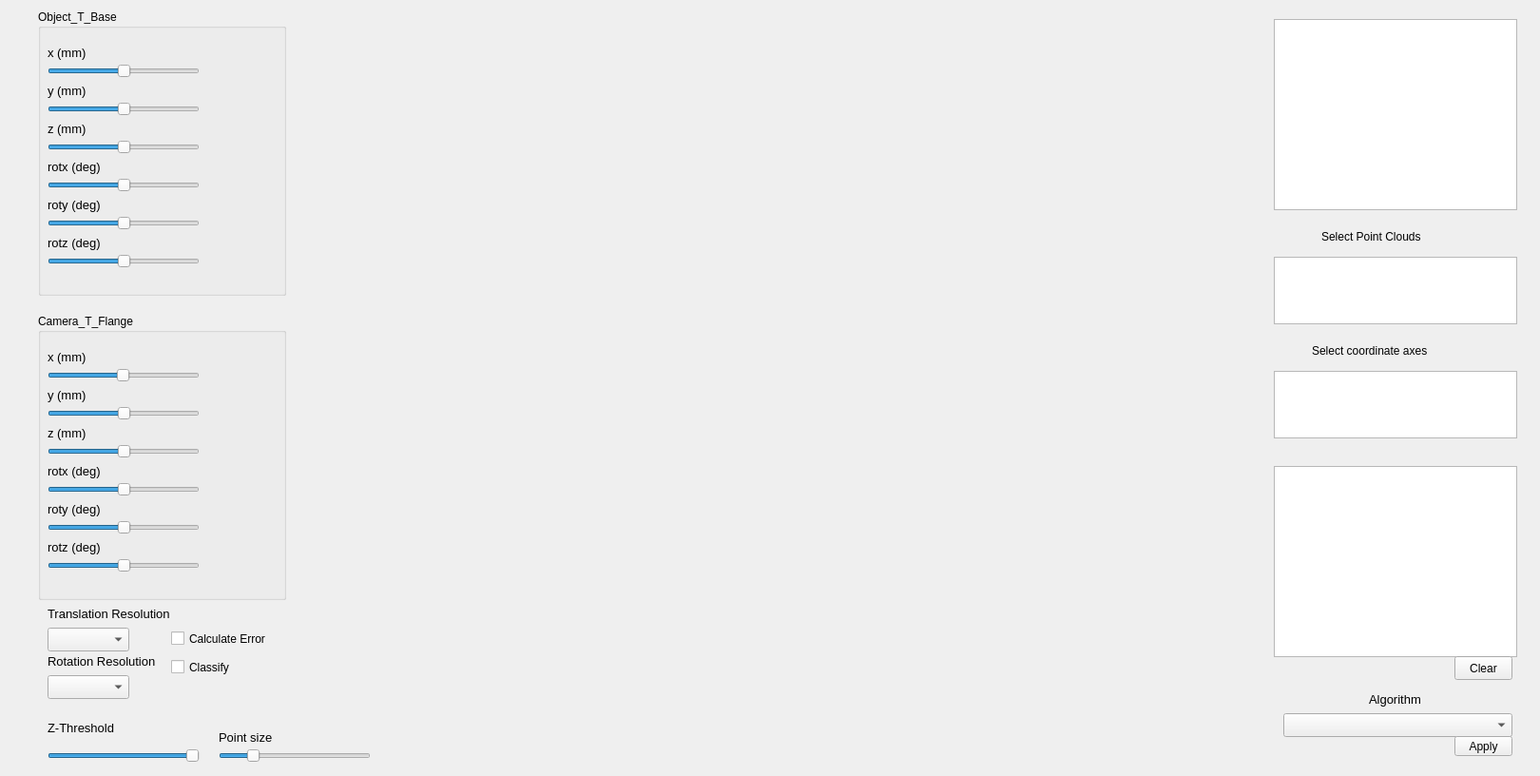
<?xml version="1.0" encoding="UTF-8"?>
<ui version="4.0">
 <class>PCLViewer</class>
 <widget class="QMainWindow" name="PCLViewer">
  <property name="geometry">
   <rect>
    <x>0</x>
    <y>0</y>
    <width>1620</width>
    <height>816</height>
   </rect>
  </property>
  <property name="minimumSize">
   <size>
    <width>0</width>
    <height>0</height>
   </size>
  </property>
  <property name="maximumSize">
   <size>
    <width>5000</width>
    <height>5000</height>
   </size>
  </property>
  <property name="windowTitle">
   <string>PCLViewer</string>
  </property>
  <widget class="QWidget" name="centralwidget">
   <widget class="QVTKWidget" name="qvtkWidget" native="true">
    <property name="geometry">
     <rect>
      <x>320</x>
      <y>40</y>
      <width>1001</width>
      <height>691</height>
     </rect>
    </property>
    <property name="font">
     <font>
      <pointsize>11</pointsize>
     </font>
    </property>
   </widget>
   <widget class="QSlider" name="horizontalSlider_p">
    <property name="geometry">
     <rect>
      <x>230</x>
      <y>780</y>
      <width>160</width>
      <height>29</height>
     </rect>
    </property>
    <property name="minimum">
     <number>1</number>
    </property>
    <property name="maximum">
     <number>6</number>
    </property>
    <property name="value">
     <number>2</number>
    </property>
    <property name="orientation">
     <enum>Qt::Horizontal</enum>
    </property>
   </widget>
   <widget class="QLabel" name="label_4">
    <property name="geometry">
     <rect>
      <x>230</x>
      <y>760</y>
      <width>141</width>
      <height>31</height>
     </rect>
    </property>
    <property name="font">
     <font>
      <pointsize>10</pointsize>
      <weight>50</weight>
      <italic>false</italic>
      <bold>false</bold>
     </font>
    </property>
    <property name="text">
     <string>Point size</string>
    </property>
   </widget>
   <widget class="QGroupBox" name="groupBox">
    <property name="geometry">
     <rect>
      <x>40</x>
      <y>10</y>
      <width>261</width>
      <height>301</height>
     </rect>
    </property>
    <property name="title">
     <string>Object_T_Base</string>
    </property>
    <widget class="QLabel" name="label">
     <property name="geometry">
      <rect>
       <x>10</x>
       <y>30</y>
       <width>191</width>
       <height>31</height>
      </rect>
     </property>
     <property name="font">
      <font>
       <pointsize>10</pointsize>
       <weight>50</weight>
       <italic>false</italic>
       <bold>false</bold>
      </font>
     </property>
     <property name="text">
      <string>x (mm)</string>
     </property>
    </widget>
    <widget class="QSlider" name="horizontalSlider_X_Object">
     <property name="geometry">
      <rect>
       <x>10</x>
       <y>50</y>
       <width>160</width>
       <height>29</height>
      </rect>
     </property>
     <property name="minimum">
      <number>-50</number>
     </property>
     <property name="maximum">
      <number>50</number>
     </property>
     <property name="value">
      <number>0</number>
     </property>
     <property name="sliderPosition">
      <number>0</number>
     </property>
     <property name="orientation">
      <enum>Qt::Horizontal</enum>
     </property>
     <property name="tickPosition">
      <enum>QSlider::NoTicks</enum>
     </property>
     <property name="tickInterval">
      <number>0</number>
     </property>
    </widget>
    <widget class="QLabel" name="label_2">
     <property name="geometry">
      <rect>
       <x>10</x>
       <y>70</y>
       <width>191</width>
       <height>31</height>
      </rect>
     </property>
     <property name="font">
      <font>
       <pointsize>10</pointsize>
       <weight>50</weight>
       <italic>false</italic>
       <bold>false</bold>
      </font>
     </property>
     <property name="text">
      <string>y (mm)</string>
     </property>
    </widget>
    <widget class="QSlider" name="horizontalSlider_Y_Object">
     <property name="geometry">
      <rect>
       <x>10</x>
       <y>90</y>
       <width>160</width>
       <height>29</height>
      </rect>
     </property>
     <property name="minimum">
      <number>-50</number>
     </property>
     <property name="maximum">
      <number>50</number>
     </property>
     <property name="value">
      <number>0</number>
     </property>
     <property name="orientation">
      <enum>Qt::Horizontal</enum>
     </property>
    </widget>
    <widget class="QLabel" name="label_3">
     <property name="geometry">
      <rect>
       <x>10</x>
       <y>110</y>
       <width>191</width>
       <height>31</height>
      </rect>
     </property>
     <property name="font">
      <font>
       <pointsize>10</pointsize>
       <weight>50</weight>
       <italic>false</italic>
       <bold>false</bold>
      </font>
     </property>
     <property name="text">
      <string>z (mm)</string>
     </property>
    </widget>
    <widget class="QSlider" name="horizontalSlider_Z_Object">
     <property name="geometry">
      <rect>
       <x>10</x>
       <y>130</y>
       <width>160</width>
       <height>29</height>
      </rect>
     </property>
     <property name="minimum">
      <number>-50</number>
     </property>
     <property name="maximum">
      <number>50</number>
     </property>
     <property name="value">
      <number>0</number>
     </property>
     <property name="orientation">
      <enum>Qt::Horizontal</enum>
     </property>
    </widget>
    <widget class="QSlider" name="horizontalSlider_dx_Object">
     <property name="geometry">
      <rect>
       <x>10</x>
       <y>170</y>
       <width>160</width>
       <height>29</height>
      </rect>
     </property>
     <property name="minimum">
      <number>-50</number>
     </property>
     <property name="maximum">
      <number>50</number>
     </property>
     <property name="value">
      <number>0</number>
     </property>
     <property name="orientation">
      <enum>Qt::Horizontal</enum>
     </property>
    </widget>
    <widget class="QLabel" name="label_6">
     <property name="geometry">
      <rect>
       <x>10</x>
       <y>150</y>
       <width>191</width>
       <height>31</height>
      </rect>
     </property>
     <property name="font">
      <font>
       <pointsize>10</pointsize>
       <weight>50</weight>
       <italic>false</italic>
       <bold>false</bold>
      </font>
     </property>
     <property name="text">
      <string>rotx (deg)</string>
     </property>
    </widget>
    <widget class="QSlider" name="horizontalSlider_dy_Object">
     <property name="geometry">
      <rect>
       <x>10</x>
       <y>210</y>
       <width>160</width>
       <height>29</height>
      </rect>
     </property>
     <property name="minimum">
      <number>-50</number>
     </property>
     <property name="maximum">
      <number>50</number>
     </property>
     <property name="value">
      <number>0</number>
     </property>
     <property name="orientation">
      <enum>Qt::Horizontal</enum>
     </property>
    </widget>
    <widget class="QLabel" name="label_7">
     <property name="geometry">
      <rect>
       <x>10</x>
       <y>190</y>
       <width>191</width>
       <height>31</height>
      </rect>
     </property>
     <property name="font">
      <font>
       <pointsize>10</pointsize>
       <weight>50</weight>
       <italic>false</italic>
       <bold>false</bold>
      </font>
     </property>
     <property name="text">
      <string>roty (deg)</string>
     </property>
    </widget>
    <widget class="QLabel" name="label_8">
     <property name="geometry">
      <rect>
       <x>10</x>
       <y>230</y>
       <width>191</width>
       <height>31</height>
      </rect>
     </property>
     <property name="font">
      <font>
       <pointsize>10</pointsize>
       <weight>50</weight>
       <italic>false</italic>
       <bold>false</bold>
      </font>
     </property>
     <property name="text">
      <string>rotz (deg)</string>
     </property>
    </widget>
    <widget class="QSlider" name="horizontalSlider_dz_Object">
     <property name="geometry">
      <rect>
       <x>10</x>
       <y>250</y>
       <width>160</width>
       <height>29</height>
      </rect>
     </property>
     <property name="minimum">
      <number>-50</number>
     </property>
     <property name="maximum">
      <number>50</number>
     </property>
     <property name="value">
      <number>0</number>
     </property>
     <property name="orientation">
      <enum>Qt::Horizontal</enum>
     </property>
    </widget>
    <widget class="QLabel" name="label_10">
     <property name="geometry">
      <rect>
       <x>180</x>
       <y>50</y>
       <width>67</width>
       <height>21</height>
      </rect>
     </property>
     <property name="text">
      <string/>
     </property>
    </widget>
    <widget class="QLabel" name="label_11">
     <property name="geometry">
      <rect>
       <x>180</x>
       <y>90</y>
       <width>67</width>
       <height>21</height>
      </rect>
     </property>
     <property name="text">
      <string/>
     </property>
    </widget>
    <widget class="QLabel" name="label_12">
     <property name="geometry">
      <rect>
       <x>180</x>
       <y>130</y>
       <width>67</width>
       <height>21</height>
      </rect>
     </property>
     <property name="text">
      <string/>
     </property>
    </widget>
    <widget class="QLabel" name="label_13">
     <property name="geometry">
      <rect>
       <x>180</x>
       <y>170</y>
       <width>67</width>
       <height>21</height>
      </rect>
     </property>
     <property name="text">
      <string/>
     </property>
    </widget>
    <widget class="QLabel" name="label_14">
     <property name="geometry">
      <rect>
       <x>180</x>
       <y>210</y>
       <width>67</width>
       <height>21</height>
      </rect>
     </property>
     <property name="text">
      <string/>
     </property>
    </widget>
    <widget class="QLabel" name="label_21">
     <property name="geometry">
      <rect>
       <x>180</x>
       <y>250</y>
       <width>67</width>
       <height>21</height>
      </rect>
     </property>
     <property name="text">
      <string/>
     </property>
    </widget>
    <widget class="QLabel" name="label_33">
     <property name="geometry">
      <rect>
       <x>80</x>
       <y>40</y>
       <width>67</width>
       <height>21</height>
      </rect>
     </property>
     <property name="text">
      <string/>
     </property>
    </widget>
    <widget class="QLabel" name="label_34">
     <property name="geometry">
      <rect>
       <x>80</x>
       <y>80</y>
       <width>67</width>
       <height>21</height>
      </rect>
     </property>
     <property name="text">
      <string/>
     </property>
    </widget>
    <widget class="QLabel" name="label_35">
     <property name="geometry">
      <rect>
       <x>80</x>
       <y>120</y>
       <width>67</width>
       <height>21</height>
      </rect>
     </property>
     <property name="text">
      <string/>
     </property>
    </widget>
    <widget class="QLabel" name="label_36">
     <property name="geometry">
      <rect>
       <x>80</x>
       <y>160</y>
       <width>67</width>
       <height>21</height>
      </rect>
     </property>
     <property name="text">
      <string/>
     </property>
    </widget>
    <widget class="QLabel" name="label_37">
     <property name="geometry">
      <rect>
       <x>80</x>
       <y>200</y>
       <width>67</width>
       <height>21</height>
      </rect>
     </property>
     <property name="text">
      <string/>
     </property>
    </widget>
    <widget class="QLabel" name="label_38">
     <property name="geometry">
      <rect>
       <x>80</x>
       <y>240</y>
       <width>67</width>
       <height>21</height>
      </rect>
     </property>
     <property name="text">
      <string/>
     </property>
    </widget>
    <widget class="QLabel" name="label_39">
     <property name="geometry">
      <rect>
       <x>80</x>
       <y>360</y>
       <width>67</width>
       <height>21</height>
      </rect>
     </property>
     <property name="text">
      <string/>
     </property>
    </widget>
   </widget>
   <widget class="QGroupBox" name="groupBox_2">
    <property name="geometry">
     <rect>
      <x>40</x>
      <y>330</y>
      <width>261</width>
      <height>301</height>
     </rect>
    </property>
    <property name="title">
     <string>Camera_T_Flange</string>
    </property>
    <widget class="QLabel" name="label_15">
     <property name="geometry">
      <rect>
       <x>10</x>
       <y>30</y>
       <width>191</width>
       <height>31</height>
      </rect>
     </property>
     <property name="font">
      <font>
       <pointsize>10</pointsize>
       <weight>50</weight>
       <italic>false</italic>
       <bold>false</bold>
      </font>
     </property>
     <property name="text">
      <string>x (mm)</string>
     </property>
    </widget>
    <widget class="QSlider" name="horizontalSlider_X_Camera">
     <property name="geometry">
      <rect>
       <x>10</x>
       <y>50</y>
       <width>160</width>
       <height>29</height>
      </rect>
     </property>
     <property name="minimum">
      <number>-50</number>
     </property>
     <property name="maximum">
      <number>51</number>
     </property>
     <property name="value">
      <number>0</number>
     </property>
     <property name="sliderPosition">
      <number>0</number>
     </property>
     <property name="orientation">
      <enum>Qt::Horizontal</enum>
     </property>
    </widget>
    <widget class="QLabel" name="label_16">
     <property name="geometry">
      <rect>
       <x>10</x>
       <y>70</y>
       <width>191</width>
       <height>31</height>
      </rect>
     </property>
     <property name="font">
      <font>
       <pointsize>10</pointsize>
       <weight>50</weight>
       <italic>false</italic>
       <bold>false</bold>
      </font>
     </property>
     <property name="text">
      <string>y (mm)</string>
     </property>
    </widget>
    <widget class="QSlider" name="horizontalSlider_Y_Camera">
     <property name="geometry">
      <rect>
       <x>10</x>
       <y>90</y>
       <width>160</width>
       <height>29</height>
      </rect>
     </property>
     <property name="minimum">
      <number>-50</number>
     </property>
     <property name="maximum">
      <number>50</number>
     </property>
     <property name="value">
      <number>0</number>
     </property>
     <property name="orientation">
      <enum>Qt::Horizontal</enum>
     </property>
    </widget>
    <widget class="QLabel" name="label_17">
     <property name="geometry">
      <rect>
       <x>10</x>
       <y>110</y>
       <width>191</width>
       <height>31</height>
      </rect>
     </property>
     <property name="font">
      <font>
       <pointsize>10</pointsize>
       <weight>50</weight>
       <italic>false</italic>
       <bold>false</bold>
      </font>
     </property>
     <property name="text">
      <string>z (mm)</string>
     </property>
    </widget>
    <widget class="QSlider" name="horizontalSlider_Z_Camera">
     <property name="geometry">
      <rect>
       <x>10</x>
       <y>130</y>
       <width>160</width>
       <height>29</height>
      </rect>
     </property>
     <property name="minimum">
      <number>-50</number>
     </property>
     <property name="maximum">
      <number>50</number>
     </property>
     <property name="value">
      <number>0</number>
     </property>
     <property name="orientation">
      <enum>Qt::Horizontal</enum>
     </property>
    </widget>
    <widget class="QSlider" name="horizontalSlider_dx_Camera">
     <property name="geometry">
      <rect>
       <x>10</x>
       <y>170</y>
       <width>160</width>
       <height>29</height>
      </rect>
     </property>
     <property name="minimum">
      <number>-50</number>
     </property>
     <property name="maximum">
      <number>50</number>
     </property>
     <property name="pageStep">
      <number>10</number>
     </property>
     <property name="value">
      <number>0</number>
     </property>
     <property name="orientation">
      <enum>Qt::Horizontal</enum>
     </property>
    </widget>
    <widget class="QLabel" name="label_18">
     <property name="geometry">
      <rect>
       <x>10</x>
       <y>150</y>
       <width>191</width>
       <height>31</height>
      </rect>
     </property>
     <property name="font">
      <font>
       <pointsize>10</pointsize>
       <weight>50</weight>
       <italic>false</italic>
       <bold>false</bold>
      </font>
     </property>
     <property name="text">
      <string>rotx (deg)</string>
     </property>
    </widget>
    <widget class="QSlider" name="horizontalSlider_dy_Camera">
     <property name="geometry">
      <rect>
       <x>10</x>
       <y>210</y>
       <width>160</width>
       <height>29</height>
      </rect>
     </property>
     <property name="minimum">
      <number>-50</number>
     </property>
     <property name="maximum">
      <number>50</number>
     </property>
     <property name="value">
      <number>0</number>
     </property>
     <property name="orientation">
      <enum>Qt::Horizontal</enum>
     </property>
    </widget>
    <widget class="QLabel" name="label_19">
     <property name="geometry">
      <rect>
       <x>10</x>
       <y>190</y>
       <width>191</width>
       <height>31</height>
      </rect>
     </property>
     <property name="font">
      <font>
       <pointsize>10</pointsize>
       <weight>50</weight>
       <italic>false</italic>
       <bold>false</bold>
      </font>
     </property>
     <property name="text">
      <string>roty (deg)</string>
     </property>
    </widget>
    <widget class="QLabel" name="label_20">
     <property name="geometry">
      <rect>
       <x>10</x>
       <y>230</y>
       <width>191</width>
       <height>31</height>
      </rect>
     </property>
     <property name="font">
      <font>
       <pointsize>10</pointsize>
       <weight>50</weight>
       <italic>false</italic>
       <bold>false</bold>
      </font>
     </property>
     <property name="text">
      <string>rotz (deg)</string>
     </property>
    </widget>
    <widget class="QSlider" name="horizontalSlider_dz_Camera">
     <property name="geometry">
      <rect>
       <x>10</x>
       <y>250</y>
       <width>160</width>
       <height>29</height>
      </rect>
     </property>
     <property name="minimum">
      <number>-50</number>
     </property>
     <property name="maximum">
      <number>50</number>
     </property>
     <property name="value">
      <number>0</number>
     </property>
     <property name="orientation">
      <enum>Qt::Horizontal</enum>
     </property>
    </widget>
    <widget class="QLabel" name="label_22">
     <property name="geometry">
      <rect>
       <x>180</x>
       <y>50</y>
       <width>67</width>
       <height>21</height>
      </rect>
     </property>
     <property name="text">
      <string/>
     </property>
    </widget>
    <widget class="QLabel" name="label_23">
     <property name="geometry">
      <rect>
       <x>180</x>
       <y>90</y>
       <width>67</width>
       <height>21</height>
      </rect>
     </property>
     <property name="text">
      <string/>
     </property>
    </widget>
    <widget class="QLabel" name="label_24">
     <property name="geometry">
      <rect>
       <x>180</x>
       <y>130</y>
       <width>67</width>
       <height>21</height>
      </rect>
     </property>
     <property name="text">
      <string/>
     </property>
    </widget>
    <widget class="QLabel" name="label_25">
     <property name="geometry">
      <rect>
       <x>180</x>
       <y>170</y>
       <width>67</width>
       <height>21</height>
      </rect>
     </property>
     <property name="text">
      <string/>
     </property>
    </widget>
    <widget class="QLabel" name="label_26">
     <property name="geometry">
      <rect>
       <x>180</x>
       <y>210</y>
       <width>67</width>
       <height>21</height>
      </rect>
     </property>
     <property name="text">
      <string/>
     </property>
    </widget>
    <widget class="QLabel" name="label_27">
     <property name="geometry">
      <rect>
       <x>180</x>
       <y>250</y>
       <width>67</width>
       <height>21</height>
      </rect>
     </property>
     <property name="text">
      <string/>
     </property>
    </widget>
    <widget class="QLabel" name="label_40">
     <property name="geometry">
      <rect>
       <x>80</x>
       <y>80</y>
       <width>67</width>
       <height>21</height>
      </rect>
     </property>
     <property name="text">
      <string/>
     </property>
    </widget>
    <widget class="QLabel" name="label_41">
     <property name="geometry">
      <rect>
       <x>80</x>
       <y>120</y>
       <width>67</width>
       <height>21</height>
      </rect>
     </property>
     <property name="text">
      <string/>
     </property>
    </widget>
    <widget class="QLabel" name="label_42">
     <property name="geometry">
      <rect>
       <x>80</x>
       <y>160</y>
       <width>67</width>
       <height>21</height>
      </rect>
     </property>
     <property name="text">
      <string/>
     </property>
    </widget>
    <widget class="QLabel" name="label_43">
     <property name="geometry">
      <rect>
       <x>80</x>
       <y>200</y>
       <width>67</width>
       <height>21</height>
      </rect>
     </property>
     <property name="text">
      <string/>
     </property>
    </widget>
    <widget class="QLabel" name="label_44">
     <property name="geometry">
      <rect>
       <x>80</x>
       <y>240</y>
       <width>67</width>
       <height>21</height>
      </rect>
     </property>
     <property name="text">
      <string/>
     </property>
    </widget>
    <widget class="QLabel" name="label_45">
     <property name="geometry">
      <rect>
       <x>80</x>
       <y>40</y>
       <width>67</width>
       <height>21</height>
      </rect>
     </property>
     <property name="text">
      <string/>
     </property>
    </widget>
   </widget>
   <widget class="QTextBrowser" name="textBrowser">
    <property name="geometry">
     <rect>
      <x>1340</x>
      <y>20</y>
      <width>256</width>
      <height>201</height>
     </rect>
    </property>
    <property name="html">
     <string>&lt;!DOCTYPE HTML PUBLIC &quot;-//W3C//DTD HTML 4.0//EN&quot; &quot;http://www.w3.org/TR/REC-html40/strict.dtd&quot;&gt;
&lt;html&gt;&lt;head&gt;&lt;meta name=&quot;qrichtext&quot; content=&quot;1&quot; /&gt;&lt;style type=&quot;text/css&quot;&gt;
p, li { white-space: pre-wrap; }
&lt;/style&gt;&lt;/head&gt;&lt;body style=&quot; font-family:'Ubuntu'; font-size:11pt; font-weight:400; font-style:normal;&quot;&gt;
&lt;p style=&quot;-qt-paragraph-type:empty; margin-top:0px; margin-bottom:0px; margin-left:0px; margin-right:0px; -qt-block-indent:0; text-indent:0px;&quot;&gt;&lt;br /&gt;&lt;/p&gt;&lt;/body&gt;&lt;/html&gt;</string>
    </property>
    <property name="overwriteMode">
     <bool>false</bool>
    </property>
   </widget>
   <widget class="QListView" name="listView">
    <property name="geometry">
     <rect>
      <x>1340</x>
      <y>270</y>
      <width>256</width>
      <height>71</height>
     </rect>
    </property>
   </widget>
   <widget class="QLabel" name="label_5">
    <property name="geometry">
     <rect>
      <x>1390</x>
      <y>240</y>
      <width>141</width>
      <height>17</height>
     </rect>
    </property>
    <property name="text">
     <string>Select Point Clouds</string>
    </property>
   </widget>
   <widget class="QListView" name="listView_2">
    <property name="geometry">
     <rect>
      <x>1340</x>
      <y>390</y>
      <width>256</width>
      <height>71</height>
     </rect>
    </property>
   </widget>
   <widget class="QLabel" name="label_9">
    <property name="geometry">
     <rect>
      <x>1380</x>
      <y>360</y>
      <width>161</width>
      <height>17</height>
     </rect>
    </property>
    <property name="text">
     <string>Select coordinate axes</string>
    </property>
   </widget>
   <widget class="QCheckBox" name="checkBox">
    <property name="geometry">
     <rect>
      <x>180</x>
      <y>660</y>
      <width>131</width>
      <height>23</height>
     </rect>
    </property>
    <property name="text">
     <string>Calculate Error</string>
    </property>
   </widget>
   <widget class="QLabel" name="label_28">
    <property name="geometry">
     <rect>
      <x>50</x>
      <y>630</y>
      <width>181</width>
      <height>31</height>
     </rect>
    </property>
    <property name="font">
     <font>
      <pointsize>10</pointsize>
      <weight>50</weight>
      <italic>false</italic>
      <bold>false</bold>
     </font>
    </property>
    <property name="text">
     <string>Translation Resolution</string>
    </property>
   </widget>
   <widget class="QLabel" name="label_29">
    <property name="geometry">
     <rect>
      <x>50</x>
      <y>680</y>
      <width>141</width>
      <height>31</height>
     </rect>
    </property>
    <property name="font">
     <font>
      <pointsize>10</pointsize>
      <weight>50</weight>
      <italic>false</italic>
      <bold>false</bold>
     </font>
    </property>
    <property name="text">
     <string>Rotation Resolution</string>
    </property>
   </widget>
   <widget class="QLabel" name="label_30">
    <property name="geometry">
     <rect>
      <x>290</x>
      <y>760</y>
      <width>67</width>
      <height>21</height>
     </rect>
    </property>
    <property name="text">
     <string/>
    </property>
   </widget>
   <widget class="QComboBox" name="comboBox">
    <property name="geometry">
     <rect>
      <x>50</x>
      <y>660</y>
      <width>86</width>
      <height>25</height>
     </rect>
    </property>
   </widget>
   <widget class="QComboBox" name="comboBox_2">
    <property name="geometry">
     <rect>
      <x>50</x>
      <y>710</y>
      <width>86</width>
      <height>25</height>
     </rect>
    </property>
   </widget>
   <widget class="QTextBrowser" name="textBrowser_2">
    <property name="geometry">
     <rect>
      <x>1340</x>
      <y>490</y>
      <width>256</width>
      <height>201</height>
     </rect>
    </property>
    <property name="html">
     <string>&lt;!DOCTYPE HTML PUBLIC &quot;-//W3C//DTD HTML 4.0//EN&quot; &quot;http://www.w3.org/TR/REC-html40/strict.dtd&quot;&gt;
&lt;html&gt;&lt;head&gt;&lt;meta name=&quot;qrichtext&quot; content=&quot;1&quot; /&gt;&lt;style type=&quot;text/css&quot;&gt;
p, li { white-space: pre-wrap; }
&lt;/style&gt;&lt;/head&gt;&lt;body style=&quot; font-family:'Ubuntu'; font-size:11pt; font-weight:400; font-style:normal;&quot;&gt;
&lt;p style=&quot;-qt-paragraph-type:empty; margin-top:0px; margin-bottom:0px; margin-left:0px; margin-right:0px; -qt-block-indent:0; text-indent:0px;&quot;&gt;&lt;br /&gt;&lt;/p&gt;&lt;/body&gt;&lt;/html&gt;</string>
    </property>
    <property name="overwriteMode">
     <bool>false</bool>
    </property>
   </widget>
   <widget class="QPushButton" name="pushButton">
    <property name="geometry">
     <rect>
      <x>1530</x>
      <y>690</y>
      <width>61</width>
      <height>25</height>
     </rect>
    </property>
    <property name="text">
     <string>Clear</string>
    </property>
   </widget>
   <widget class="QComboBox" name="comboBox_3">
    <property name="geometry">
     <rect>
      <x>1350</x>
      <y>750</y>
      <width>241</width>
      <height>25</height>
     </rect>
    </property>
   </widget>
   <widget class="QLabel" name="label_31">
    <property name="geometry">
     <rect>
      <x>1440</x>
      <y>720</y>
      <width>181</width>
      <height>31</height>
     </rect>
    </property>
    <property name="font">
     <font>
      <pointsize>10</pointsize>
      <weight>50</weight>
      <italic>false</italic>
      <bold>false</bold>
     </font>
    </property>
    <property name="text">
     <string>Algorithm</string>
    </property>
   </widget>
   <widget class="QPushButton" name="pushButton_2">
    <property name="geometry">
     <rect>
      <x>1530</x>
      <y>774</y>
      <width>61</width>
      <height>21</height>
     </rect>
    </property>
    <property name="text">
     <string>Apply</string>
    </property>
   </widget>
   <widget class="QCheckBox" name="checkBox_2">
    <property name="geometry">
     <rect>
      <x>180</x>
      <y>690</y>
      <width>121</width>
      <height>23</height>
     </rect>
    </property>
    <property name="text">
     <string>Classify</string>
    </property>
   </widget>
   <widget class="QLabel" name="label_32">
    <property name="geometry">
     <rect>
      <x>50</x>
      <y>750</y>
      <width>71</width>
      <height>31</height>
     </rect>
    </property>
    <property name="font">
     <font>
      <pointsize>10</pointsize>
      <weight>50</weight>
      <italic>false</italic>
      <bold>false</bold>
     </font>
    </property>
    <property name="text">
     <string>Z-Threshold</string>
    </property>
   </widget>
   <widget class="QSlider" name="horizontalSlider_p_2">
    <property name="geometry">
     <rect>
      <x>50</x>
      <y>780</y>
      <width>160</width>
      <height>29</height>
     </rect>
    </property>
    <property name="minimum">
     <number>0</number>
    </property>
    <property name="maximum">
     <number>100</number>
    </property>
    <property name="value">
     <number>100</number>
    </property>
    <property name="sliderPosition">
     <number>100</number>
    </property>
    <property name="orientation">
     <enum>Qt::Horizontal</enum>
    </property>
   </widget>
   <widget class="QLabel" name="label_46">
    <property name="geometry">
     <rect>
      <x>130</x>
      <y>760</y>
      <width>67</width>
      <height>21</height>
     </rect>
    </property>
    <property name="text">
     <string/>
    </property>
   </widget>
  </widget>
 </widget>
 <customwidgets>
  <customwidget>
   <class>QVTKWidget</class>
   <extends>QWidget</extends>
   <header>QVTKWidget.h</header>
  </customwidget>
 </customwidgets>
 <resources/>
 <connections/>
</ui>
